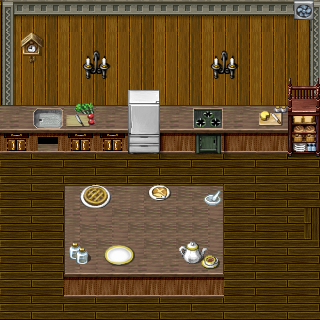

This is a level from a 2D game, rendered from its Tiled map with the project's own tilesets. A one-line summary and the map file follow, with tile-layer data summarised:
An orthogonal 20x20 tile map with 16x16 px tiles, 7 tile layers (Back, Base, 3, Objects, ...), 8 tilesets and 8 objects (6x collision, switch map_4 1, spawn map_4 1).

<map version="1.10" tiledversion="1.10.2" orientation="orthogonal" renderorder="right-down" width="20" height="20" tilewidth="16" tileheight="16" infinite="0" nextlayerid="15" nextobjectid="11">
 <tileset firstgid="1" source="rpg_maker_wooden_floor_by_ayene_chan_d587fmi.tsx" />
 <tileset firstgid="257" source="rpg_maker_vx___tilea3_by_ayene_chan_d5lgb3n.tsx" />
 <tileset firstgid="385" source="glass_canapy_bed_light_by_nicnubill_d6olcp4 (1).tsx" />
 <tileset firstgid="1409" source="interior_b_by_schwarzenacht_datt3py.tsx" />
 <tileset firstgid="2433" source="rpg_maker_tile___furniture_by_ayene_chan_d4gok12.tsx" />
 <tileset firstgid="3201" source="morgue_by_nicnubill_d6swv2l.tsx" />
 <tileset firstgid="4225" source="mv_noble_interior_by_schwarzenacht_dapf6pa.tsx" />
 <tileset firstgid="6529" source="mv_edited_walls_floors_by_nicnubill_dck28ru.tsx" />
 <layer id="8" name="Back" width="20" height="20">
  <data>[400 cells, 400 non-empty, 36 distinct tile ids]</data>
 </layer>
 <layer id="2" name="Base" width="20" height="20" locked="1">
  <data>[400 cells, 184 non-empty, 110 distinct tile ids]</data>
 </layer>
 <layer id="6" name="3" width="20" height="20" locked="1">
  <data>[400 cells, 4 non-empty, 4 distinct tile ids]</data>
 </layer>
 <layer id="3" name="Objects" width="20" height="20" locked="1">
  <data>[400 cells, 13 non-empty, 13 distinct tile ids]</data>
 </layer>
 <layer id="4" name="1" width="20" height="20" locked="1">
  <data>[400 cells, 6 non-empty, 6 distinct tile ids]</data>
 </layer>
 <layer id="5" name="2" width="20" height="20" locked="1">
  <data>[400 cells, 6 non-empty, 6 distinct tile ids]</data>
 </layer>
 <layer id="9" name="Fleche" width="20" height="20">
  <data>[400 cells, 2 non-empty, 1 distinct tile ids]</data>
 </layer>
 <group id="11" name="objects">
  <objectgroup id="14" name="collision">
   <object id="3" name="collision" x="0" y="112" width="320" height="32" />
   <object id="4" name="collision" x="0" y="320" width="320" height="16" />
   <object id="5" name="collision" x="320" y="240" width="16" height="80" />
   <object id="6" name="collision" x="320" y="144" width="16" height="64" />
   <object id="7" name="collision" x="-16" y="144" width="16" height="176" />
   <object id="10" name="collision" x="64" y="176.606" width="160" height="111.394" />
  </objectgroup>
  <objectgroup id="13" name="interface">
   <object id="1" name="switch map_4 1" x="303.886" y="208" width="16.1136" height="32" />
   <object id="2" name="spawn map_4 1" x="293.545" y="224.742">
    <point />
   </object>
  </objectgroup>
 </group>
</map>
